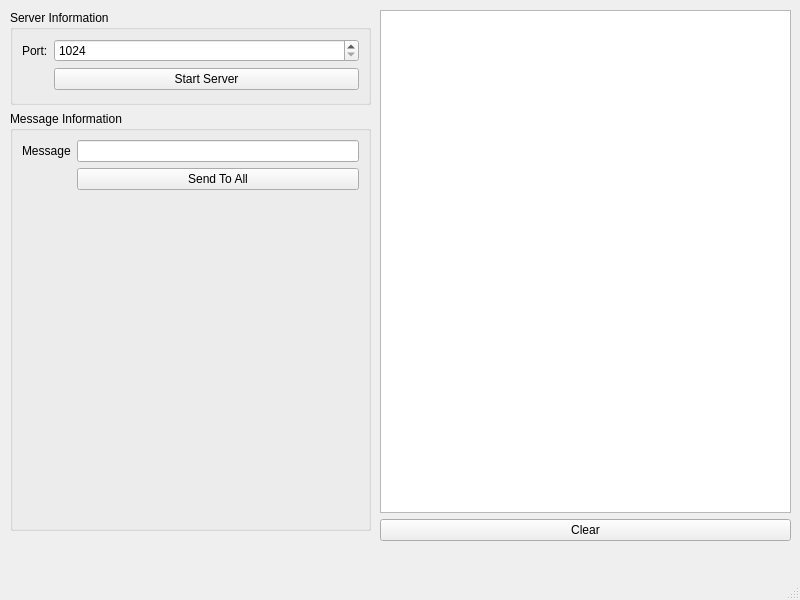
<?xml version="1.0" encoding="UTF-8"?>
<ui version="4.0">
 <class>MainWindow</class>
 <widget class="QMainWindow" name="MainWindow">
  <property name="geometry">
   <rect>
    <x>0</x>
    <y>0</y>
    <width>800</width>
    <height>600</height>
   </rect>
  </property>
  <property name="windowTitle">
   <string>MainWindow</string>
  </property>
  <property name="styleSheet">
   <string notr="true">#lblConnectionStatus[state=&quot;0&quot;]{
	
	background-color: rgb(255, 0, 0);
}

#lblConnectionStatus[state=&quot;1&quot;]{
	
	background-color: rgb(0, 255, 0);
}</string>
  </property>
  <widget class="QWidget" name="centralwidget">
   <widget class="QWidget" name="">
    <property name="geometry">
     <rect>
      <x>380</x>
      <y>10</y>
      <width>411</width>
      <height>531</height>
     </rect>
    </property>
    <layout class="QVBoxLayout" name="verticalLayout">
     <item>
      <widget class="QListWidget" name="lstConsole"/>
     </item>
     <item>
      <widget class="QPushButton" name="btnClear">
       <property name="text">
        <string>Clear</string>
       </property>
      </widget>
     </item>
    </layout>
   </widget>
   <widget class="QWidget" name="">
    <property name="geometry">
     <rect>
      <x>10</x>
      <y>10</y>
      <width>361</width>
      <height>521</height>
     </rect>
    </property>
    <layout class="QVBoxLayout" name="verticalLayout_2">
     <item>
      <widget class="QGroupBox" name="groupBox">
       <property name="title">
        <string>Server Information</string>
       </property>
       <layout class="QFormLayout" name="formLayout">
        <item row="0" column="0">
         <widget class="QLabel" name="label">
          <property name="text">
           <string>Port:</string>
          </property>
         </widget>
        </item>
        <item row="0" column="1">
         <widget class="QSpinBox" name="spnServerPort">
          <property name="minimum">
           <number>1024</number>
          </property>
          <property name="maximum">
           <number>11000</number>
          </property>
         </widget>
        </item>
        <item row="1" column="0">
         <widget class="QLabel" name="lblConnectionStatus">
          <property name="minimumSize">
           <size>
            <width>25</width>
            <height>25</height>
           </size>
          </property>
          <property name="maximumSize">
           <size>
            <width>25</width>
            <height>25</height>
           </size>
          </property>
          <property name="text">
           <string/>
          </property>
          <property name="state" stdset="0">
           <string>0</string>
          </property>
         </widget>
        </item>
        <item row="1" column="1">
         <widget class="QPushButton" name="pushButton">
          <property name="text">
           <string>Start Server</string>
          </property>
         </widget>
        </item>
       </layout>
      </widget>
     </item>
     <item>
      <widget class="QGroupBox" name="groupBox_2">
       <property name="title">
        <string>Message Information</string>
       </property>
       <layout class="QFormLayout" name="formLayout_2">
        <item row="0" column="0">
         <widget class="QLabel" name="label_2">
          <property name="text">
           <string>Message</string>
          </property>
         </widget>
        </item>
        <item row="0" column="1">
         <widget class="QLineEdit" name="lnMessage"/>
        </item>
        <item row="1" column="1">
         <widget class="QPushButton" name="btnSendAll">
          <property name="text">
           <string>Send To All</string>
          </property>
         </widget>
        </item>
        <item row="2" column="1">
         <spacer name="verticalSpacer">
          <property name="orientation">
           <enum>Qt::Vertical</enum>
          </property>
          <property name="sizeHint" stdset="0">
           <size>
            <width>20</width>
            <height>40</height>
           </size>
          </property>
         </spacer>
        </item>
       </layout>
      </widget>
     </item>
    </layout>
   </widget>
  </widget>
  <widget class="QMenuBar" name="menubar">
   <property name="geometry">
    <rect>
     <x>0</x>
     <y>0</y>
     <width>800</width>
     <height>21</height>
    </rect>
   </property>
  </widget>
  <widget class="QStatusBar" name="statusbar"/>
 </widget>
 <resources/>
 <connections/>
</ui>
